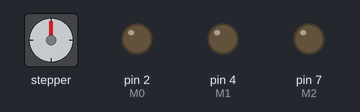
Bench run of a sketch on a simulated Arduino Uno, built with avr-gcc and run on an emulated ATmega328P. On the bench: stepper motor, output pins drawn as LEDs (lit = HIGH). Stepper angles assume 200 steps per turn; what the sketch prints to the serial monitor is not drawn.

Above: at 0.15 s.
At 10.06 s:
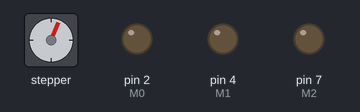
At 19.97 s:
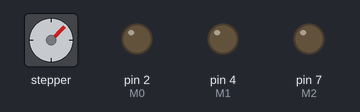
At 39.78 s:
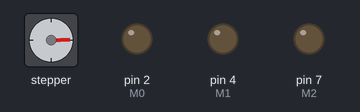
Timing chart, 0 to 40.0 s (numbered marks = the images above):
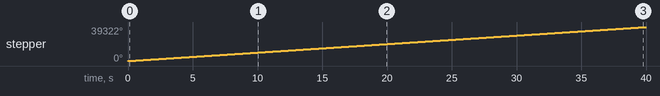

The sketch:

Tester.ino
```cpp
#include <AccelStepper.h>
#include <Adafruit_VL53L0X.h>

///////// Constantes ///////////

#define interface 1  // AccelStepper::DRIVER
#define stepPinZ 3
#define directionPinZ 5

#define stepFigPin 6
#define directionFigPin 9

#define M0 2
#define M1 4
#define M2 7

// Definir las instancias de los steppers.
AccelStepper stepperZ = AccelStepper(interface, stepPinZ, directionPinZ);
AccelStepper stepperFigure = AccelStepper(interface, stepFigPin, directionFigPin);

Adafruit_VL53L0X lox = Adafruit_VL53L0X();

void setup() {
  Serial.begin(9600);

  stepperFigure.setMaxSpeed(500);
  stepperFigure.setAcceleration(100);
  //stepperFigure.setCurrentPosition(0);

  stepperZ.setMaxSpeed(3000);
  stepperZ.setAcceleration(3000);
  //stepperZ.setCurrentPosition(0);

  pinMode(M0, OUTPUT);
  pinMode(M1, OUTPUT);
  pinMode(M2, OUTPUT);

  Serial.println("VL53L0X started!");
  pinMode(1, INPUT_PULLUP);

  digitalWrite(M0, LOW);
  digitalWrite(M1, LOW);
  digitalWrite(M2, LOW);
}

void loop() {
  moveZ();
  //moveFigure();
  //stepFigure();
  //readMeasure();
 // controlZHeight(625, 0.1, 2000);


}

void moveZ() {
  stepperZ.setSpeed(600);
  stepperZ.runSpeed();
}

void moveFigure() {
  stepperFigure.setSpeed(digitalRead(1) == HIGH ? 600 : -600);
  stepperFigure.runSpeed();
}

void stepFigure() {
  stepperFigure.move(1);
  stepperFigure.run();
  delay(250);
}

void readMeasure() {
  while (!lox.begin()) Serial.println(F("Failed to boot VL53L0X"));
  VL53L0X_RangingMeasurementData_t measure;
  lox.rangingTest(&measure, false);

  if (measure.RangeStatus != 4) {  // phase failures have incorrect data
    Serial.print("Distance (mm): ");
    Serial.println(measure.RangeMilliMeter);
  } else {
    Serial.println(" out of range ");
  }
}

void controlZHeight(double speed, double heightDifference, unsigned long d) {
  unsigned long previousMillis = millis();
  unsigned long interval = heightDifference * 1000L / 0.5L;
  while (true) {
    unsigned long currentMillis = millis();

    if (currentMillis - previousMillis <= interval) {
      stepperZ.setSpeed(speed);
      stepperZ.runSpeed();
    } else {
      break;
    }
  }

  delay(d);
}
```

Measured:
- by itself, stepper: keeps turning clockwise at about 984°/s
